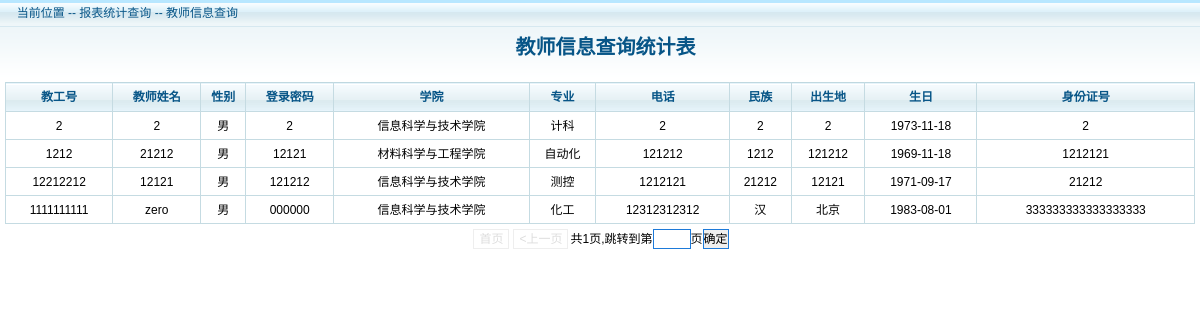
The app's page /administrators/teacherInfo.php?p=1 with its own data.
### tables this page shows
CREATE TABLE IF NOT EXISTS `teacher` (
  `Id` int(10) NOT NULL COMMENT '教师ID',
  `Name` varchar(30) NOT NULL COMMENT '教师姓名',
  `Sex` varchar(10) NOT NULL COMMENT '教师性别',
  `Password` varchar(20) NOT NULL COMMENT '教师登录密码',
  `Academy` int(10) NOT NULL COMMENT '教师所属学院ID',
  `Permission` int(10) NOT NULL COMMENT '权限ID',
  `Speciality` int(10) NOT NULL COMMENT '专业ID',
  `Dates_Enrollment` date NOT NULL COMMENT '入校时间',
  `Phone` varchar(20) NOT NULL COMMENT '联系电话',
  `Identification_Card` varchar(20) NOT NULL COMMENT '身份证号',
  `Nation` varchar(20) NOT NULL COMMENT '民族',
  `BirthPlace` varchar(20) DEFAULT NULL COMMENT '出生地',
  `BirthDay` date DEFAULT NULL COMMENT '出生日期',
  `EMail` varchar(50) NOT NULL COMMENT '邮箱',
  PRIMARY KEY (`Id`),
  KEY `Permission` (`Permission`),
  KEY `Academy` (`Academy`),
  KEY `Speciality` (`Speciality`)
);

CREATE TABLE IF NOT EXISTS `academy` (
  `Id` int(10) NOT NULL COMMENT '学院ID',
  `Name` varchar(30) NOT NULL COMMENT '学院名称',
  PRIMARY KEY (`Id`)
);

CREATE TABLE IF NOT EXISTS `speciality` (
  `Id` int(10) NOT NULL COMMENT '专业ID',
  `Name` varchar(50) NOT NULL COMMENT '专业名称',
  PRIMARY KEY (`Id`)
);

### administrators/teacherInfo.php (the view, shortened to what this page needs)
<?php
require_once '../connect.php';
$pageSize=10;
$total_sql="select count(*) from teacher";
$total_result=mysqli_fetch_array(mysqli_query($conn,$total_sql));
$total=$total_result[0];
$total_pages=ceil($total/$pageSize);
$page=$_GET['p'];
$start=($page-1)*$pageSize;
$sql="select teacher.Id as teacherId,teacher.Name as teacherName,Sex,Password,speciality.Name as SpecialityName,academy.Name as AcademyName,Phone,Identification_Card,Nation,BirthPlace,BirthDay from teacher,speciality,academy where teacher.Speciality = speciality.Id and teacher.Academy=academy.Id limit {$start},{$pageSize}";
$result=mysqli_query($conn,$sql);
?>
<!DOCTYPE html>
<html lang="en">
<head>
    <link href="../images/style.css" rel="stylesheet" type="text/css" />
</head>
<body>
<div id="contentWrap">
    <div class="pageTitle">&nbsp;&nbsp;<span>当前位置 -- 报表统计查询 -- 教师信息查询</span></div>
    <div class="pageColumn">
        <div class="pageButton"><h1 style="text-align:center">&nbsp;&nbsp;教师信息查询统计表</h1></div>
        <table>
            <thead>
            <th >教工号</th>
            <th >教师姓名</th>
            <th >性别</th>
            <th >登录密码</th>
            <th >学院</th>
            <th >专业</th>
            <th >电话</th>
            <th >民族</th>
            <th >出生地</th>
            <th >生日</th>
            <th>身份证号</th>
            </thead>
            <tbody>
            <?php while($row=@mysqli_fetch_array($result)){?>
                <tr>
                    <td><?php echo $row['teacherId']?></td>
                    <td><?php echo $row['teacherName']?></td>
                    <td><?php echo $row['Sex']?></td>
                    <td><?php echo $row['Password']?></td>
                    <td><?php echo $row['AcademyName']?></td>
                    <td><?php echo $row['SpecialityName']?></td>
                    <td><?php echo $row['Phone']?></td>
                    <td><?php echo $row['Nation']?></td>
                    <td><?php echo $row['BirthPlace']?></td>
                    <td><?php echo $row['BirthDay']?></td>
                    <td><?php echo $row['Identification_Card']?></td>
                </tr>
            <?php }?>
            </tbody>
        </table>
    </div>
    <div class="content">
        <?php
        $page_banner="<div class='page'>";
        if($page>1){
            $page_banner.="<br/><a href='".$_SERVER['PHP_SELF']."?p=1'>首页</a>";
            $page_banner.="<a href='".$_SERVER['PHP_SELF']."?p=".($page-1)."'><上一页</a>";
        }else{
            $page_banner.="<span class='disable'>首页</a></span>";
            $page_banner.="<span class='disable'><上一页</a></span>";
        }
        $page_banner.="共{$total_pages}页,";
        $page_banner.="<form action='teacherInfo.php' method='get'>";
        $page_banner.="跳转到第<input type='text' size='3' name='p' id='aaa'>页";
        $page_banner.="<input type='submit' value='确定' onclick='bbb()'>";
        $page_banner.="</form></div>";
        echo $page_banner;?>
    </div>
</div>
</body>
</html>

### images/style.css (style rules this page uses)
﻿ body, h1, h2, h3, h4, h5, h6, hr, p, blockquote, dl, dt, dd, ul, ol, li, pre, form, fieldset, legend, button, input, textarea, th, td, img { border:medium none; margin: 0; padding: 0; }
body,button, input, select, textarea { font: 12px/1.5 '宋体',tahoma, Srial, helvetica, sans-serif; }
h1, h2, h3, h4, h5, h6 { font-size: 100%; }
table { border-collapse: collapse; border-spacing: 0; }
.page { width:100%; height:500px; background:#198bc9 }
.pageTitle { height:27px; line-height:27px; color:#075587; background:url(page-pageTitle-bg.gif); }
.pageTitle span { margin-left:10px; }
.pageButton { height:50px;color:#075587;font-size: 20px; }
.pageColumn { background:url(page-bg.gif) repeat-x; padding:5px; }
.pageColumn table { width:100% }
.pageColumn thead { border:1px solid #bfd8e0; color:#075587; background:url(page-thead-bg.gif); }
.pageColumn thead th { border-left:1px solid #c5dbe2; text-align:center; height:28px; }
.pageColumn tbody tr { border:1px solid #bfd8e0; height:28px; }
.pageColumn tbody td { text-align:center;border:1px solid #c5dbe2 }

### administrators/teacherInfo.php (style rules this page uses)
body { background:#FFF }
div.page { background-color: white; text-align: center; height: 50px; }
div.page input { border:1px solid #1D7AD9; }
div.content { height: 50px; }
div.page span.disable { border:#eee 1px solid;padding:2px 5px;margin: 2px;color :#ddd; }
div.page form { display:inline; }

### records on screen
teacher: Id "2", Name "2", Sex "男", Password "2", Academy.Name "信息科学与技术学院", Speciality.Name "计科", Phone "2", Nation "2", BirthPlace "2", BirthDay "1973-11-18", Identification_Card "2"
teacher: Id "1212", Name "21212", Sex "男", Password "12121", Academy.Name "材料科学与工程学院", Speciality.Name "自动化", Phone "121212", Nation "1212", BirthPlace "121212", BirthDay "1969-11-18", Identification_Card "1212121"
teacher: Id "12212212", Name "12121", Sex "男", Password "121212", Academy.Name "信息科学与技术学院", Speciality.Name "测控", Phone "1212121", Nation "21212", BirthPlace "12121", BirthDay "1971-09-17", Identification_Card "21212"
teacher: Id "1111111111", Name "zero", Sex "男", Password "000000", Academy.Name "信息科学与技术学院", Speciality.Name "化工", Phone "12312312312", Nation "汉", BirthPlace "北京", BirthDay "1983-08-01", Identification_Card "333333333333333333"

### other values on screen
$page_banner "共1页,"
